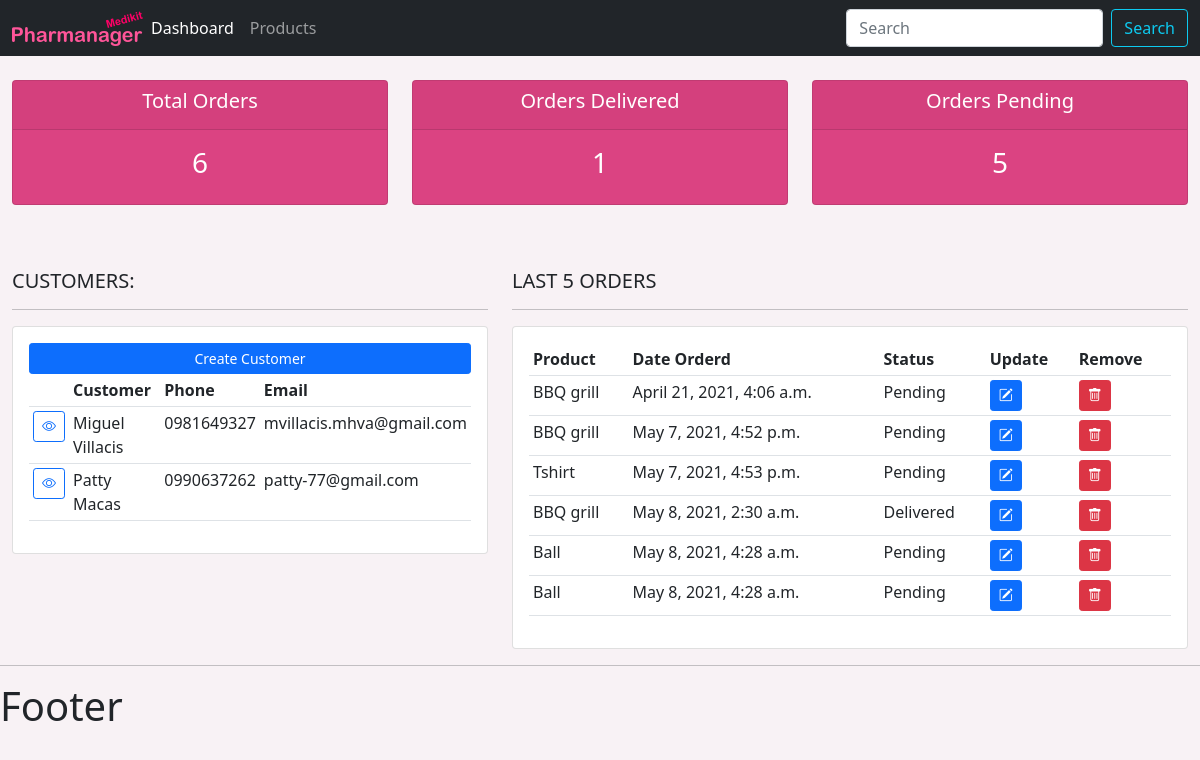
/, run on an earlier commit of the app's database.
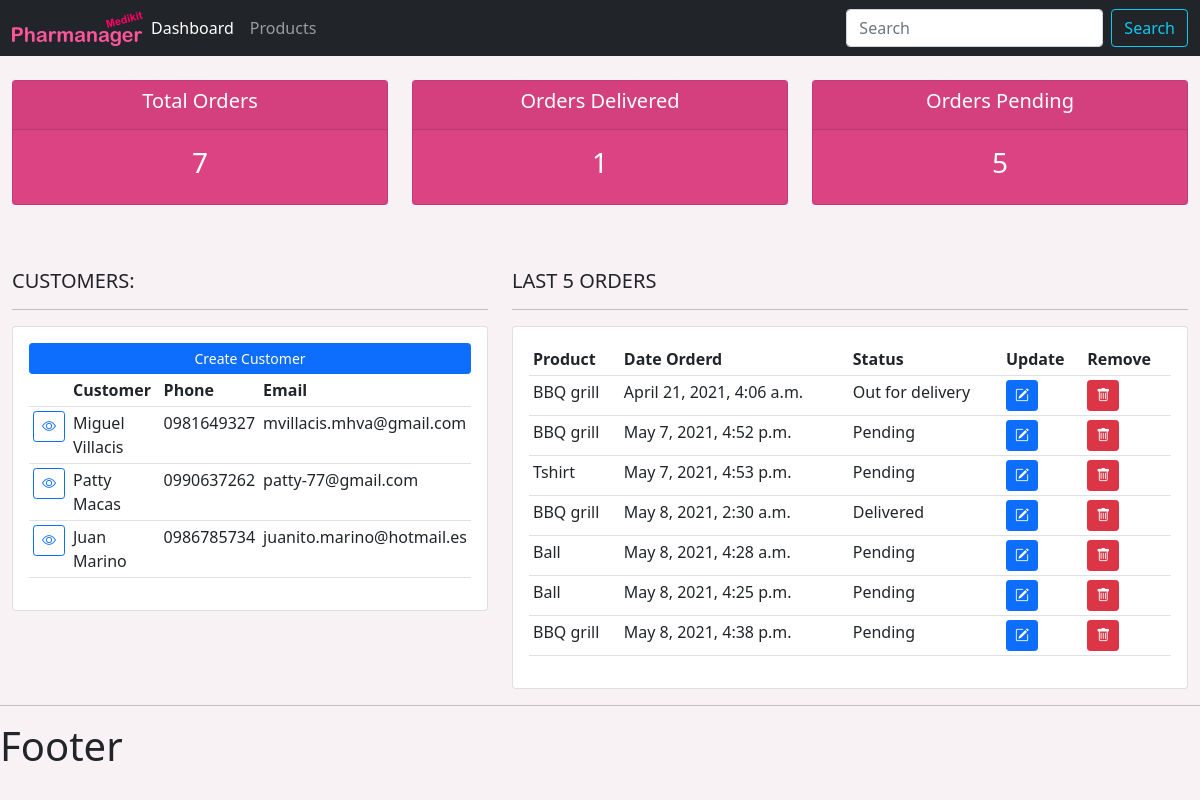
And on a later commit of the database.
### user_accounts/models.py (models this page shows, shortened)
class Customer(models.Model):
    name = models.CharField(max_length=200, null=True)
    phone = models.CharField(max_length=200, null=True)
    email = models.CharField(max_length=200, null=True)
    date_created = models.DateTimeField(auto_now_add=True)

class Order(models.Model):
    STATUS = (
        ('Pending', 'Pending'),
        ('Out for delivery', 'Out for delivery'),
        ('Delivered', 'Delivered'),
    )
    customer = models.ForeignKey(Customer, null=True, on_delete=models.SET_NULL)
    product = models.ForeignKey(Product, null=True, on_delete=models.SET_NULL)
    date_created = models.DateTimeField(auto_now_add=True)
    status = models.CharField(max_length=200, null=True, choices=STATUS)
    note = models.CharField(max_length=1000, null=True)

class Product(models.Model):
    CATEGORY = (
        ('Indoor', 'Indoor'),
        ('Out door', 'Out door'),
    )
    name = models.CharField(max_length=200, null=True)
    price = models.FloatField(null=True)
    category = models.CharField(max_length=200, null=True, choices=CATEGORY)
    description = models.CharField(max_length=200, null=True, blank=True)
    date_created = models.DateTimeField(auto_now_add=True)
    tags = models.ManyToManyField(Tag)
    def __str__(self):
        return self.name

### user_accounts/views.py (the view)
# urls.py: 2. Add a URL to urlpatterns:  path('', views.home, name='home')
def home(request):
    orders = Order.objects.all()
    customers = Customer.objects.all()
    total_customers = customers.count()
    total_orders = orders.count()
    delivered = orders.filter(status='Delivered').count()
    pending = orders.filter(status='Pending').count()
    context = {'orders': orders, 'customers': customers,
    'total_orders': total_orders, 'delivered': delivered,
    'pending': pending}
    return render(request, 'user_accounts/dashboard.html', context )

### user_accounts/templates/user_accounts/dashboard.html
{% extends 'user_accounts/main.html'%}
{% block content %}
{% include 'user_accounts/status.html'%}
<br>
<div class="row">
    <div class="col-md-5">
        <h5>CUSTOMERS:</h5>
        <hr>
        <div class="card card-body">
            <a class="btn btn-primary  btn-sm btn-block" href="{% url 'create_customer' %}">Create Customer</a>
            <table class="table table-sm">
                <tr>
                    <th></th>
                    <th>Customer</th>
                    <th>Phone</th>
                    <th>Email</th>
                </tr>
                {% for customer in customers %}
                    <tr>
                        <td><a class = "btn btn-outline-primary btn-sm" href="{% url 'customer' customer.id %}"><i class="bi bi-eye"></i></a></td>
                        <td> {{ customer.name }}</td>
                        <td> {{ customer.phone }}</td>
                        <td> {{ customer.email }}</td>
                    </tr>
                {% endfor %}
        </table>
        </div>
    </div>
    <div class="col-md-7">
        <h5>LAST 5 ORDERS</h5>
        <hr>
        <div class="card card-body">
            <table class="table table-sm">
                    <tr>
                        <th>Product</th>
                        <th>Date Orderd</th>
                        <th>Status</th>
                        <th>Update</th>
                        <th>Remove</th>
                    </tr>
                    {% for order in orders %}
                        <tr>
                            <td>{{ order.product }}</td>
                            <td>{{ order.date_created }}</td>
                            <td>{{ order.status }}</td>
                            <td> <a class = "btn btn-primary btn-sm" href="{% url 'update_order' order.id %}"><i class="bi bi-pencil-square"></i></a></td>
                            <td><a class = "btn btn-danger btn-sm" href="{% url 'delete_order' order.id %}"><i class="bi bi-trash"></i></a></td>
                        </tr>
                    {% endfor %}
            </table>
        </div>
    </div>
</div>
{% endblock %}

### user_accounts/templates/user_accounts/main.html (shortened to what this page needs)
{% load static %}
<!DOCTYPE html>
<html lang="en">
<head>
    <link href="https://cdn.jsdelivr.net/npm/bootstrap@5.0.0-beta3/dist/css/bootstrap.min.css" rel="stylesheet">
    <link rel="stylesheet" href="https://cdn.jsdelivr.net/npm/bootstrap-icons@1.4.1/font/bootstrap-icons.css">
	<link rel="stylesheet" href="{% static '/css/main.css' %}">
</head>
<body>
	{% include 'user_accounts/navbar.html'%}
	<div class="container-fluid">
		{% block content %}
		{% endblock%}
	</div>
    <hr>
    <h1>Footer</h1>
</body>
</html>

### user_accounts/templates/user_accounts/navbar.html (shortened to what this page needs)
{% load static %}
<nav class="navbar navbar-expand-lg navbar-dark bg-dark">
    <div class="container-fluid">
      <img src="{% static 'img/logo.png' %}" alt="">
      <div class="collapse navbar-collapse" id="navbarSupportedContent">
        <ul class="navbar-nav me-auto mb-2 mb-lg-0">
          <li class="nav-item">
            <a class="nav-link active" aria-current="page" href="{% url 'home' %}">Dashboard</a>
          </li>
          <li class="nav-item">
            <a class="nav-link" href="{% url 'products' %}">Products</a>
          </li>
        </ul>
        <form class="d-flex">
          <input class="form-control me-2" type="search" placeholder="Search" aria-label="Search">
          <button class="btn btn-outline-info" type="submit">Search</button>
        </form>
      </div>
    </div>
  </nav>
  <br>

### user_accounts/templates/user_accounts/status.html
<div class="row">
    <div class="col">
		<div class="col-md">
			<div class="card text-center text-white  mb-3" id="total-orders">
			  	<div class="card-header">
			  		<h5 class="card-title">Total Orders</h5>
			  	</div>
			  	<div class="card-body">
			    	<h3 class="card-title">{{total_orders}}</h3>
			  	</div>
			</div>
		</div>
	</div>
	<div class="col">
		<div class="col-md">
			<div class="card text-center text-white  mb-3" id="orders-delivered">
			  	<div class="card-header">
			  		<h5 class="card-title">Orders Delivered</h5>
			  	</div>
			  	<div class="card-body">
			    	<h3 class="card-title">{{ delivered }}</h3>
			  	</div>
			</div>
		</div>
	</div>
	<div class="col">
		<div class="col-md">
			<div class="card text-center text-white  mb-3" id="orders-pending">
			  	<div class="card-header">
			  		<h5 class="card-title">Orders Pending</h5>
			  	</div>
			  	<div class="card-body">
			    	<h3 class="card-title">{{ pending }}</h3>
			  	</div>
			</div>
		</div>
	</div>
</div>
<br>

### static/css/main.css (style rules this page uses)
:root { --main-bg-color: rgb(248, 242, 245); --status-bg-color: #db4382; }
body { background-color: var(--main-bg-color); }
#total-orders { background-color: var(--status-bg-color); }
#orders-delivered { background-color: var(--status-bg-color); }
#orders-pending { background-color: var(--status-bg-color); }

What changed in the data, as far as the page shows it:
removed Order: product "Ball", date_created "May 8, 2021, 4:28 a.m.", status "Pending"
added Customer: name "Juan Marino", phone "0986785734", email "juanito.marino@hotmail.es"
changed Order: status "Pending" → "Out for delivery"
added Order: product "Ball", date_created "May 8, 2021, 4:25 p.m.", status "Pending"
added Order: product "BBQ grill", date_created "May 8, 2021, 4:38 p.m.", status "Pending"
Also different on the page:
{{ total_orders }}: "6" → "7"
